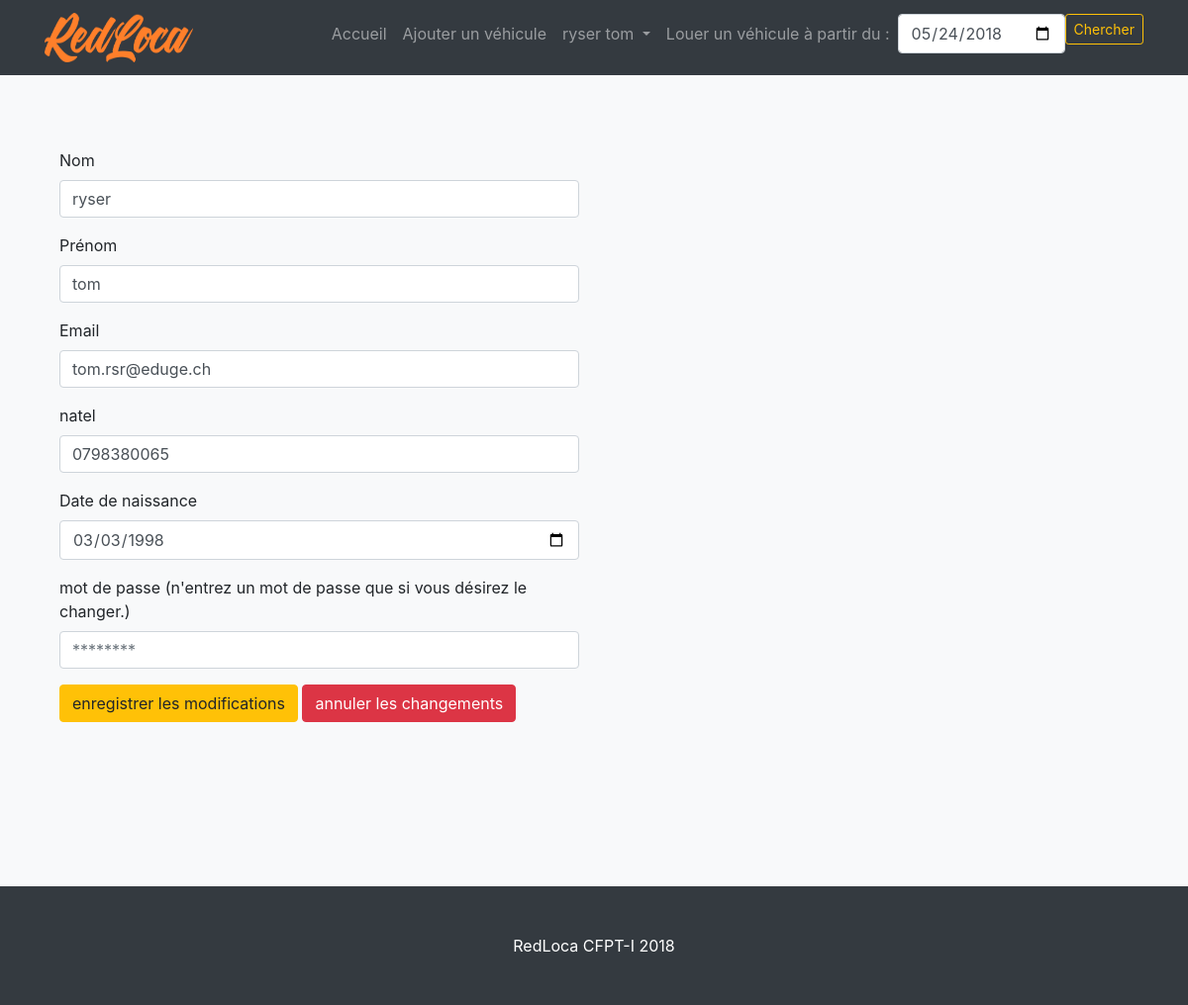
Page /web/view/adminUpdateUser?userId=1 (signed in) on the committed database.
### tables this page shows
CREATE TABLE IF NOT EXISTS `utilisateurs` (
  `idUtilisateur` int(11) NOT NULL AUTO_INCREMENT,
  `nom` varchar(45) NOT NULL,
  `prenom` varchar(45) NOT NULL,
  `dateNaissance` varchar(20) NOT NULL,
  `natel` varchar(12) NOT NULL,
  `email` varchar(45) NOT NULL,
  `mdp` varchar(100) NOT NULL,
  `type` tinyint(4) NOT NULL DEFAULT '0',
  PRIMARY KEY (`idUtilisateur`)
);

### web/php/fonctionsBD_select.php (called while the page is built, shortened)
<?php
function getUser($userId)
{
    $connexion = getConnexion();
    $request = $connexion->prepare("SELECT * FROM `utilisateurs` WHERE idUtilisateur = :userId;");
    $request->bindParam(':userId', $userId, PDO::PARAM_STR);
    $request->execute();
    return $request->fetchAll(PDO::FETCH_ASSOC);
}
?>

### web/view/adminUpdateUser.php (the view, shortened to what this page needs)
<?php
require_once('..\php\fonctionsBD_select.php');
$user = getUser($_GET['userId'])[0];
?>
<!DOCTYPE html>
<html lang="en">
<head>
  <link href="../bootstrap/css/bootstrap.css" rel="stylesheet">
  <link href="../css/style.css" rel="stylesheet">
</head>
<body id="page-top">
<?php
  require_once('nav.php');
?>
  <section id="services" class="bg-light">
    <div class="container">
    <div class="bootstrap-iso">
 <div class="container-fluid">
  <div class="row">
   <div class="col-md-6 col-sm-6 col-xs-12 col-md-offset-2">
    <form id="adminUpdateUserForm" action="adminUpdateUser.php?userId=<?=$user['idUtilisateur']?>" method="POST">
     <div class="form-group ">
      <label class="control-label requiredField" for="lastName">
       Nom
      </label>
      <input type="text" class="form-control" id="lastName" name="lastName" value ="<?= $user['nom'] ?>"/>
     </div>
     <div class="form-group ">
      <label class="control-label requiredField" for="firstName">
       Pr&eacute;nom
      </label>
      <input type="text" class="form-control" id="firstName" name="firstName" value ="<?= $user['prenom'] ?>"/>
     </div>
     <div class="form-group ">
      <label class="control-label requiredField" for="email">
       Email
      </label>
      <input type="email" class="form-control" id="email" name="email" value ="<?= $user['email'] ?>"/>
     </div>
     <div class="form-group ">
      <label class="control-label requiredField" for="mobile">
       natel
      </label>
      <input type="tel" class="form-control" id="mobile" name="mobile" value ="<?= $user['natel'] ?>"/>
     </div>
     <div class="form-group ">
      <label class="control-label requiredField" for="birthDate">
       Date de naissance
      </label>
      <input type="date" class="form-control" id="birthDate" name="birthDate" max="<?= date ( 'Y-m-j', strtotime('-18 year' , strtotime($date)));?>" value ="<?= $user['dateNaissance'] ?>"/>
     </div>
     <div class="form-group ">
      <label class="control-label requiredField" for="password">
       mot de passe (n'entrez un mot de passe que si vous désirez le changer.)
      </label>
      <input type="password" class="form-control" id="password" name="password" placeholder="********"/>
     </div>
     <div class="form-group">
      <div>
        <input class="btn btn-warning " name="submit" type="submit" value="enregistrer les modifications">
        <input class="btn btn-danger " name="reset" type="reset" value="annuler les changements">
      </div>
     </div>
    </form>
   </div>
  </div>
 </div>
</div>
    </div>
  </section>
  <footer class="py-5 bg-dark">
    <div class="container">
    <p class="m-0 text-center text-white">RedLoca CFPT-I 2018</p>
    </div>
  </footer>
</body>
</html>

### web/css/style.css (style rules this page uses)
section { padding: 150px 0; }

### rows in the picture
utilisateurs: lastName "ryser", firstName "tom", email "tom.rsr@eduge.ch", mobile "0798380065", birthDate "03/03/1998"

### other values in the picture
$_SESSION['lastName'] "ryser"
$_SESSION['firstName'] "tom"
